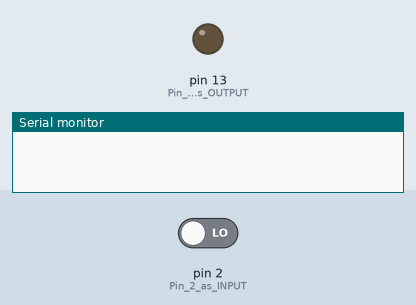
This sketch was run on a simulated Arduino Uno, built with avr-gcc and run on an emulated ATmega328P. Parts: output pins drawn as LEDs (lit = HIGH), the last lines printed to the serial monitor. The inputs (shaded band) are chosen by the test bench; at power-on: pin 2 (Pin_2_as_INPUT) LOW.

Above: at 1.2 s.
1.3 s: pin 2 (Pin_2_as_INPUT) driven HIGH
At 2.4 s:
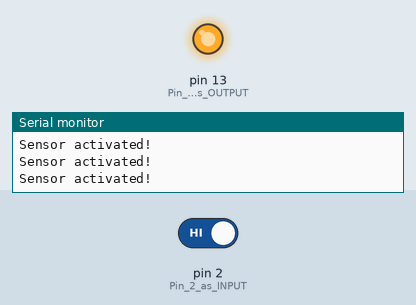
2.8 s: pin 2 (Pin_2_as_INPUT) driven LOW
At 3.7 s:
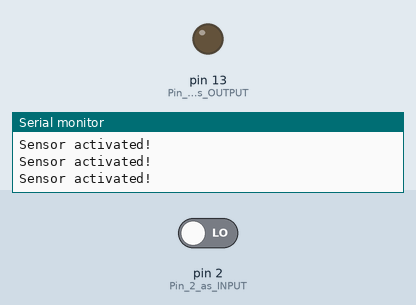
Timing chart, 0 to 5.8 s (numbered marks = the images above; inputs shaded):
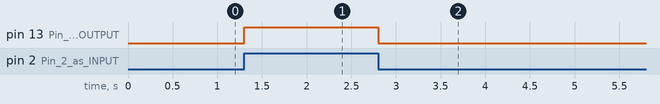

The sketch:

grand_curcan_fyyran1__1_.ino
```cpp
int sensorState=0;
void setup()
{
  pinMode(2,INPUT); // Pin 2 as INPUT
  pinMode(13,OUTPUT); // Pin 13 as OUTPUT
  Serial.begin(9600);
}
void loop()
{
  //Read the state of sensor/digital input
  sensorState=digitalRead(2);
  //check if sensor pin is high. if it is, set the
  // LED on.
  if (sensorState == HIGH ) // check  if PIR is triggered
  {
    digitalWrite(13,HIGH);
    Serial.println("Sensor activated!");
  }
  else
  {
    digitalWrite(13,LOW);
  }
    delay(100);         // Delay alittle bit to improve simulation performance
}
```

Measured:
- after the input at 1.3 s, pin 13 (Pin_13_as_OUTPUT): LOW → HIGH at once
- after the input at 2.8 s, pin 13 (Pin_13_as_OUTPUT): HIGH → LOW at once
